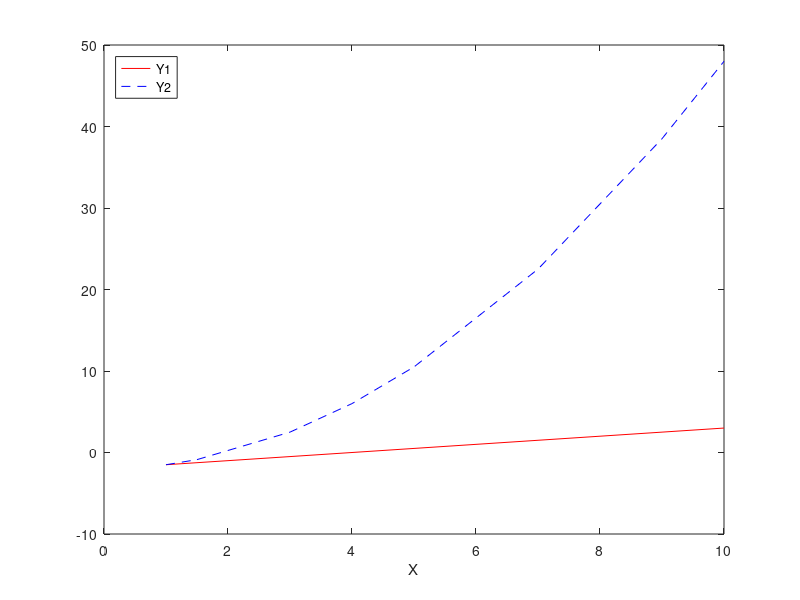

MATLAB code for this plot: (Note: this script raises an error after producing the figure.)
%% Question 1
X=[1 1.5 3 4 5 7 9 10]';
Y1=-2+0.5*X; Y2=-2+0.5*(X.^2);
plot(X,Y1,'r-',X,Y2,'b--');
legend('Y1','Y2','Location','northwest'); xlabel('X');
%% Question 2
vector=linspace(-10,20,200)';
q2=sum(vector);
%% Question 3
A=[2 4 6;1 7 5;3 12 4]; b=[-2;3;10];
C=A'*b; D=inv(A'*A)*b; E=b'*sum(A,2);F=A(1,:);
q3=A\b;
%% Question 4
% better use kron(), it's faster
B=blkdiag(A,A,A,A,A);
%% Question 5
A=normrnd(10,5,5,3);
B=(A>=10);
%% Question 6

% csvread replaces NaNs with zeros and that produced a little off beta
% estimates
M=csvread('F:\PSU Coursework\512 Empirical Methods\Homework-master\Homeworks\hw1\datahw1.csv');
Y=M(:,5); X=[ones(size(M,1),1) M(:,3) M(:,4) M(:,6)];
n=size(M,1);
S1=(X'*X); S2=X'*Y;
b_hat=S1\S2;
% Naive standard errors
e_hat=Y-X*b_hat; 
e_bar=repmat(e_hat,1,4);
X1=X.*e_bar;
V=X1'*X1; D=X'*X;
% keeping the same notation as before var = D\V/D; 
var=inv(D)*V*inv(D);
%{
%Somewhat less naive
omega=zeros(4,4);
for k=1:4:n-3
    e_i=e_hat(k:k+3);
    omega=omega+(e_i*(e_i'))/(n/4);
end
Q=zeros(4,4); W=zeros(4,4);
for k=1:4:n-3
    x_i=X(k:k+3,:);
    Q=Q+(x_i'*x_i)/(n/4);
    W=W+(x_i'*omega*x_i)/(n/4);
end
var=inv(Q)*W*inv(Q);
% Trying out the estimator from Hansen, Journal of Econometrics, 2007
w_hat=zeros(4,4);
for j=1:4:n-3
    temp1=X(j:j+3,:)'*e_hat(j:j+3);
    w_hat=w_hat+(temp1'*temp1)/n;
end
var=inv(Q)*w_hat*inv(Q);
%}
